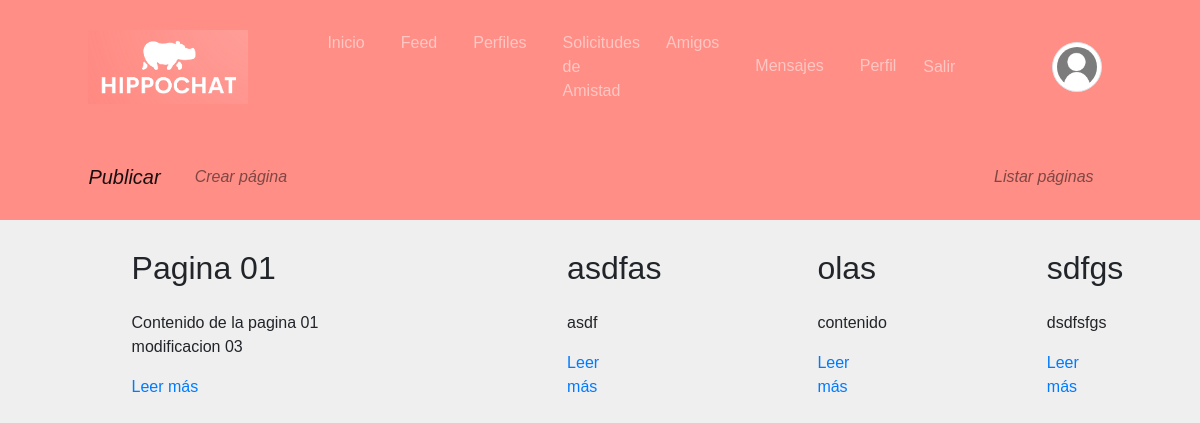
/pages/ (signed in), run on an earlier commit of the app's database.
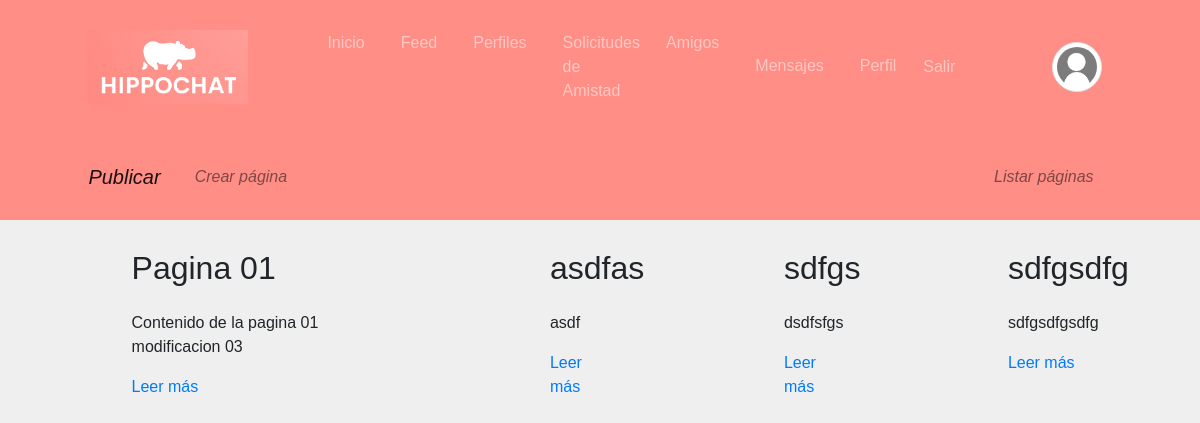
And on a later commit of the database.
### pages/models.py (models this page shows, shortened)
class Page(models.Model):
    title = models.CharField(verbose_name="Título", max_length=200)
    content = RichTextField(verbose_name="Contenido")
    order = models.SmallIntegerField(verbose_name="Orden", default=0)
    created = models.DateTimeField(auto_now_add=True, verbose_name="Fecha de creación")
    updated = models.DateTimeField(auto_now=True, verbose_name="Fecha de edición")
    class Meta:
        verbose_name = "página"
        verbose_name_plural = "páginas"
        ordering = ['order', 'title']

### pages/views.py (the view)
# urls.py: path('', PageListView.as_view(), name='pages'),
class PageListView(ListView):
    model = Page

### pages/templates/pages/page_list.html (shortened to what this page needs)
{% extends 'core/base.html' %}
{% load static %}
{% block content %}
{% include  'pages/includes/pages_menu.html'%}
<main role="main">
  <div class="container mb-4">
    {% for page in page_list %}
      <div class="row mt-3">
        <div class="col-md-9 mx-auto">
          <h2 class="mb-4">{{page.title}}</h2>
          <div>
            <p>{{page.content|striptags|safe|truncatechars:"200"}}</p>
            <p><a href="{% url 'page' page.id page.title|slugify %}">Leer más</a>
            </p>
          </div>
        </div>
      </div>
    {% endfor %}
  </div>
</main>
{% endblock %}

What changed in the data, as far as the page shows it:
removed Page: title "olas", content "contenido"
added Page: title "sdfgsdfg", content "sdfgsdfgsdfg"
